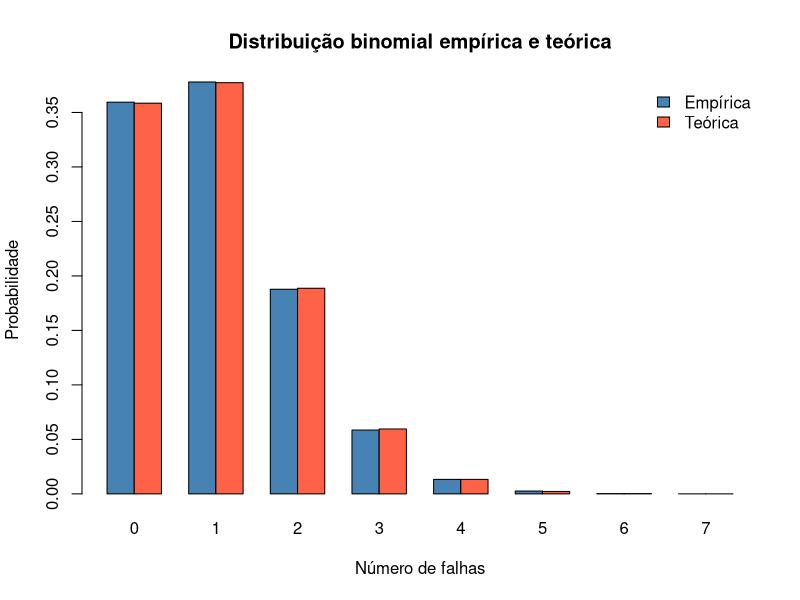
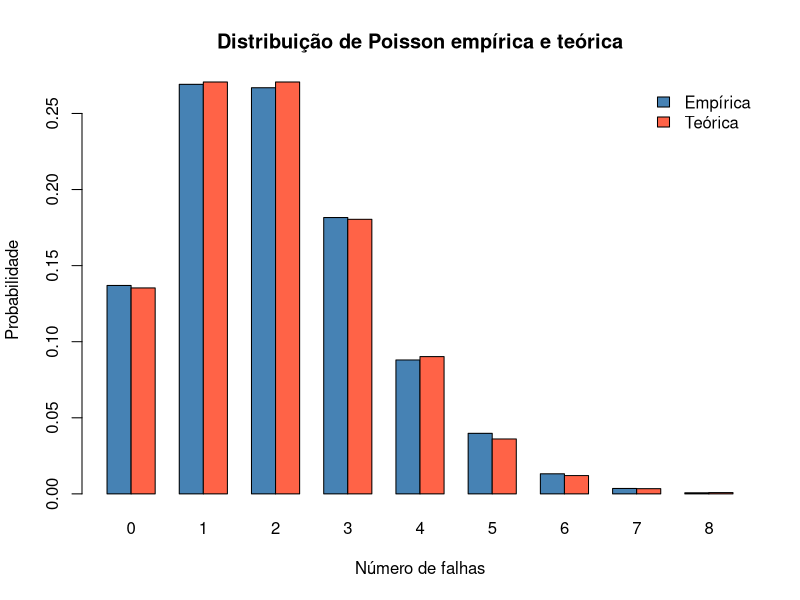
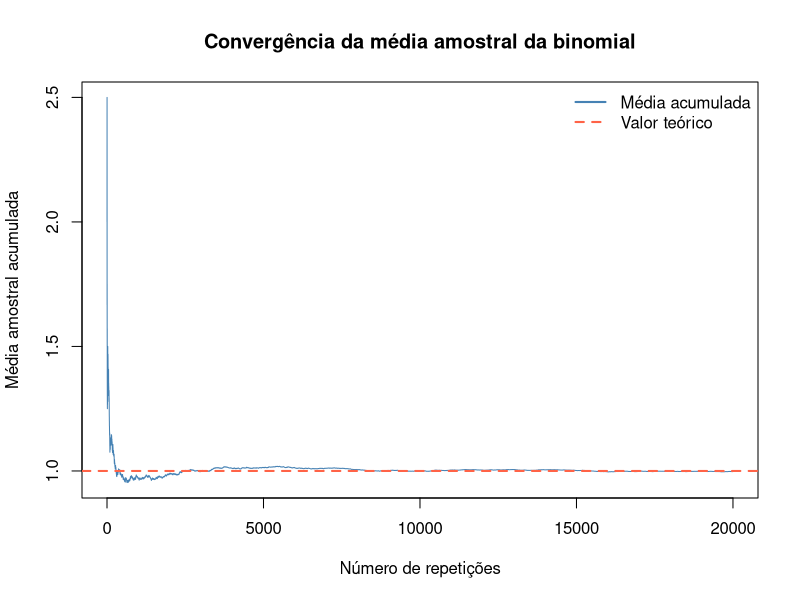

Recreate these plots in R, in order.
set.seed(42)

pasta <- "imagens"

# Cenario: falha de requisicoes em um servidor
p <- 0.05
n_req <- 20
lambda <- 2
n_rep <- 20000

# 3.1 Binomial: numero de falhas em n_req requisicoes
falhas_binom <- rbinom(n_rep, size = n_req, prob = p)
k_b <- 0:7
emp_binom <- sapply(k_b, function(k) mean(falhas_binom == k))
teo_binom <- dbinom(k_b, size = n_req, prob = p)

# 3.2 Poisson: numero de falhas por minuto
falhas_pois <- rpois(n_rep, lambda)
k_p <- 0:8
emp_pois <- sapply(k_p, function(k) mean(falhas_pois == k))
teo_pois <- dpois(k_p, lambda)

# 3.3 Convergencia da media amostral da Binomial para E[X] = n*p
media_acum <- cumsum(falhas_binom) / seq_len(n_rep)

print(round(c(media_binom = tail(media_acum, 1), teorico_binom = n_req * p), 4))
print(round(c(media_pois = mean(falhas_pois), teorico_pois = lambda), 4))

# Figura 1: Binomial empirica e teorica
png(file.path(pasta, "fig_binomial.png"), width = 1600, height = 1100, res = 200)
barplot(rbind(emp_binom, teo_binom), beside = TRUE, names.arg = k_b,
        col = c("steelblue", "tomato"), xlab = "Número de falhas",
        ylab = "Probabilidade", main = "Distribuição binomial empírica e teórica")
legend("topright", legend = c("Empírica", "Teórica"),
       fill = c("steelblue", "tomato"), bty = "n")
dev.off()

# Figura 2: Poisson empirica e teorica
png(file.path(pasta, "fig_poisson.png"), width = 1600, height = 1100, res = 200)
barplot(rbind(emp_pois, teo_pois), beside = TRUE, names.arg = k_p,
        col = c("steelblue", "tomato"), xlab = "Número de falhas",
        ylab = "Probabilidade", main = "Distribuição de Poisson empírica e teórica")
legend("topright", legend = c("Empírica", "Teórica"),
       fill = c("steelblue", "tomato"), bty = "n")
dev.off()

# Figura 3: convergencia da media amostral
png(file.path(pasta, "fig_media_discreta.png"), width = 1600, height = 1100, res = 200)
plot(media_acum, type = "l", col = "steelblue", xlab = "Número de repetições",
     ylab = "Média amostral acumulada",
     main = "Convergência da média amostral da binomial")
abline(h = n_req * p, col = "tomato", lty = 2, lwd = 2)
legend("topright", legend = c("Média acumulada", "Valor teórico"),
       col = c("steelblue", "tomato"), lty = c(1, 2), lwd = 2, bty = "n")
dev.off()
